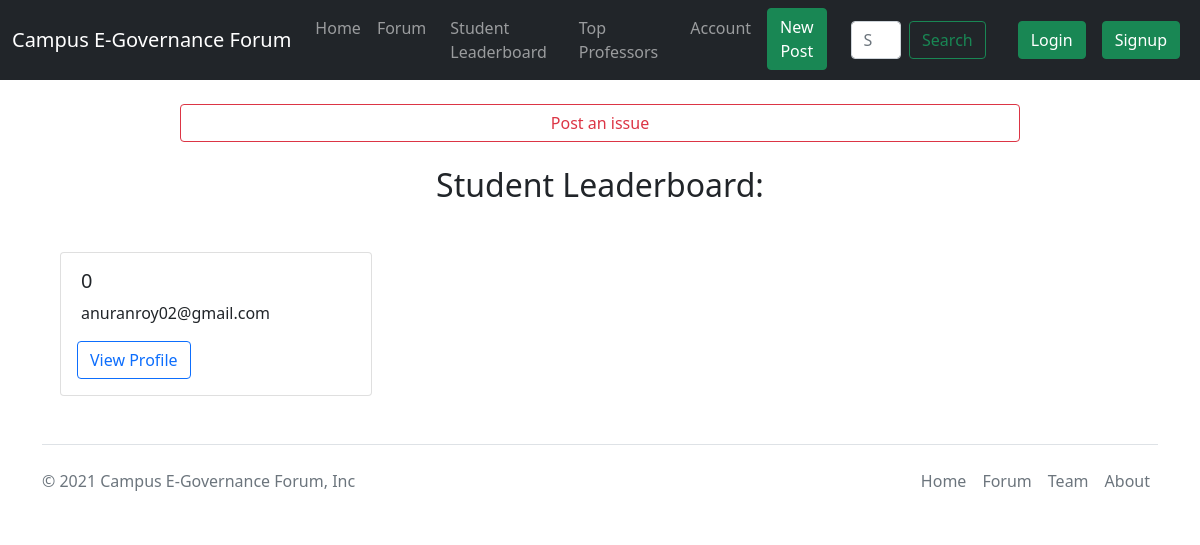
The page /forum/leaderboard/ on the database as committed earlier.
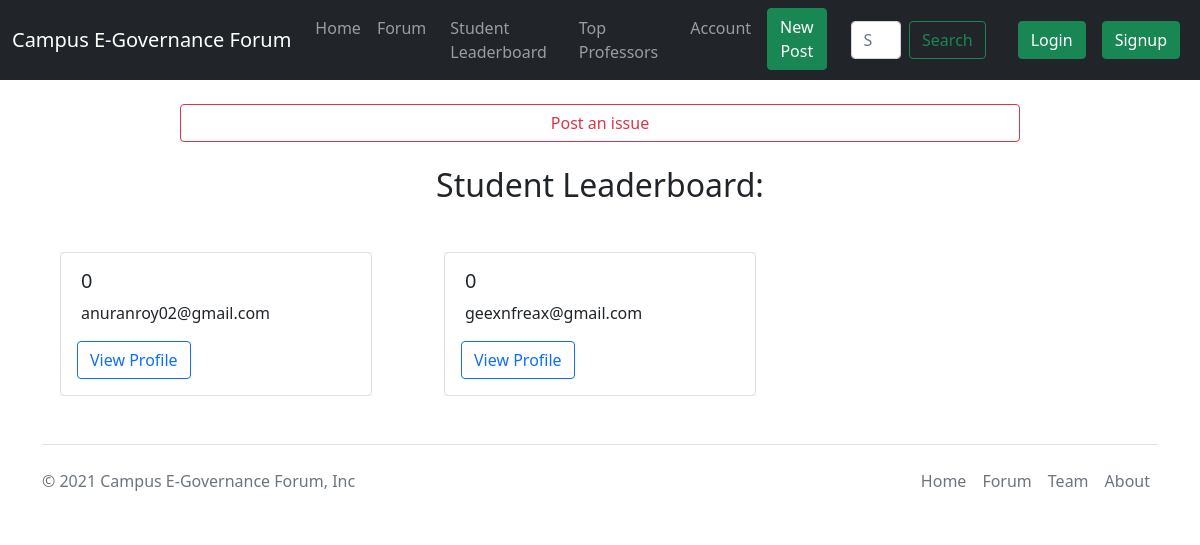
The same page on the database as committed later.
### forum/models.py (models this page shows, shortened)
class UserProfile(models.Model):
    sno = models.AutoField(primary_key=True)
    user = models.ForeignKey(User, on_delete=models.CASCADE)
    username = models.CharField(max_length=255, unique=True)
    reputation = models.IntegerField(default=0)
    rollno = models.CharField(max_length=20, default='')
    facebook = models.CharField(max_length=150, default='#')
    twitter = models.CharField(max_length=150, default='#')
    instagram = models.CharField(max_length=150, default='#')
    linkedin = models.CharField(max_length=150, default='#')
    profilepic = models.ImageField(upload_to='forum/images/', blank=True)

### forum/views.py (the view)
# urls.py: path('leaderboard/',views.StudentLeaderBoard, name="StudentLeaderBoard"),
def StudentLeaderBoard(request):
    users = list(UserProfile.objects.all())
    users.sort(key = lambda x: x.reputation, reverse=True)
    params = {}
    params["page_title"] = "Student Leaderboard"
    params["users"] = users
    return render(request, 'forum/student/leaderboard.html', params)

### forum/templates/forum/student/leaderboard.html (shortened to what this page needs)
{% extends 'forum/base.html' %}
{% block body %}
<center><a href="newpost/" class="btn btn-outline-danger my-4" style="width: 70%;">Post an issue</a></center>
<h2 align="center">{{ page_title }}:</h2>
<div class="row my-4 mx-4">
    {% for i in users|slice:":" %}
    <div class="col-sm-4">
      <div class="card my-4 mx-4">
            <div class="card-body">
              <h5 class="card-title mx-1">{{ i.reputation }}</h5>
              <p class="card-text mx-1">{{ i.username|truncatechars:75 }}</p>
              <a href="/forum/user/{{i.username}}" class="btn btn-outline-primary">View Profile</a>
            </div>
      </div>
    </div>
    {% endfor %}
  </div>
{% endblock %}

Rows that differ between the two databases and show on the page:
added UserProfile: reputation "0", username "geexnfreax@gmail.com"
